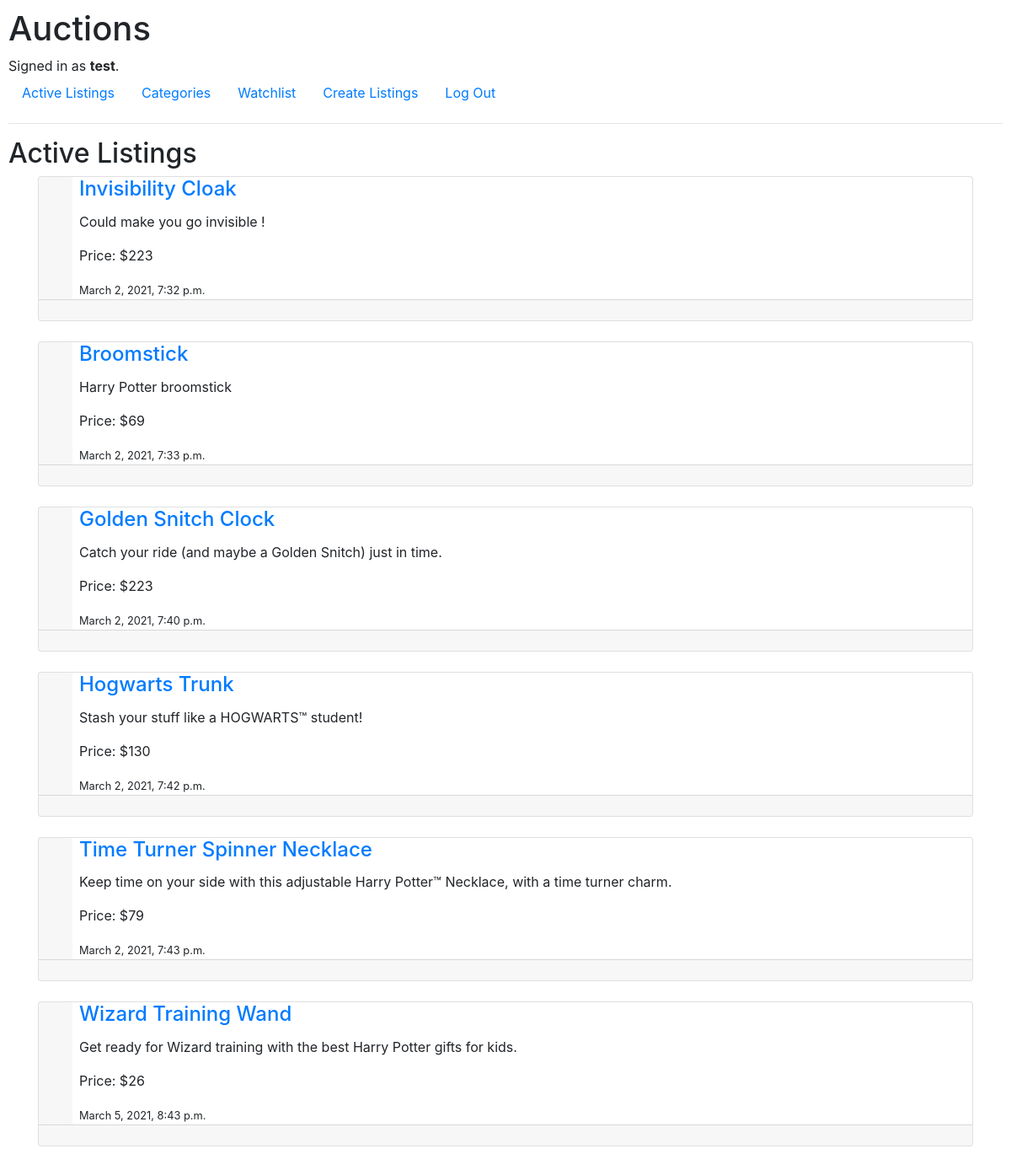
Page / (signed in) on the earlier database version.
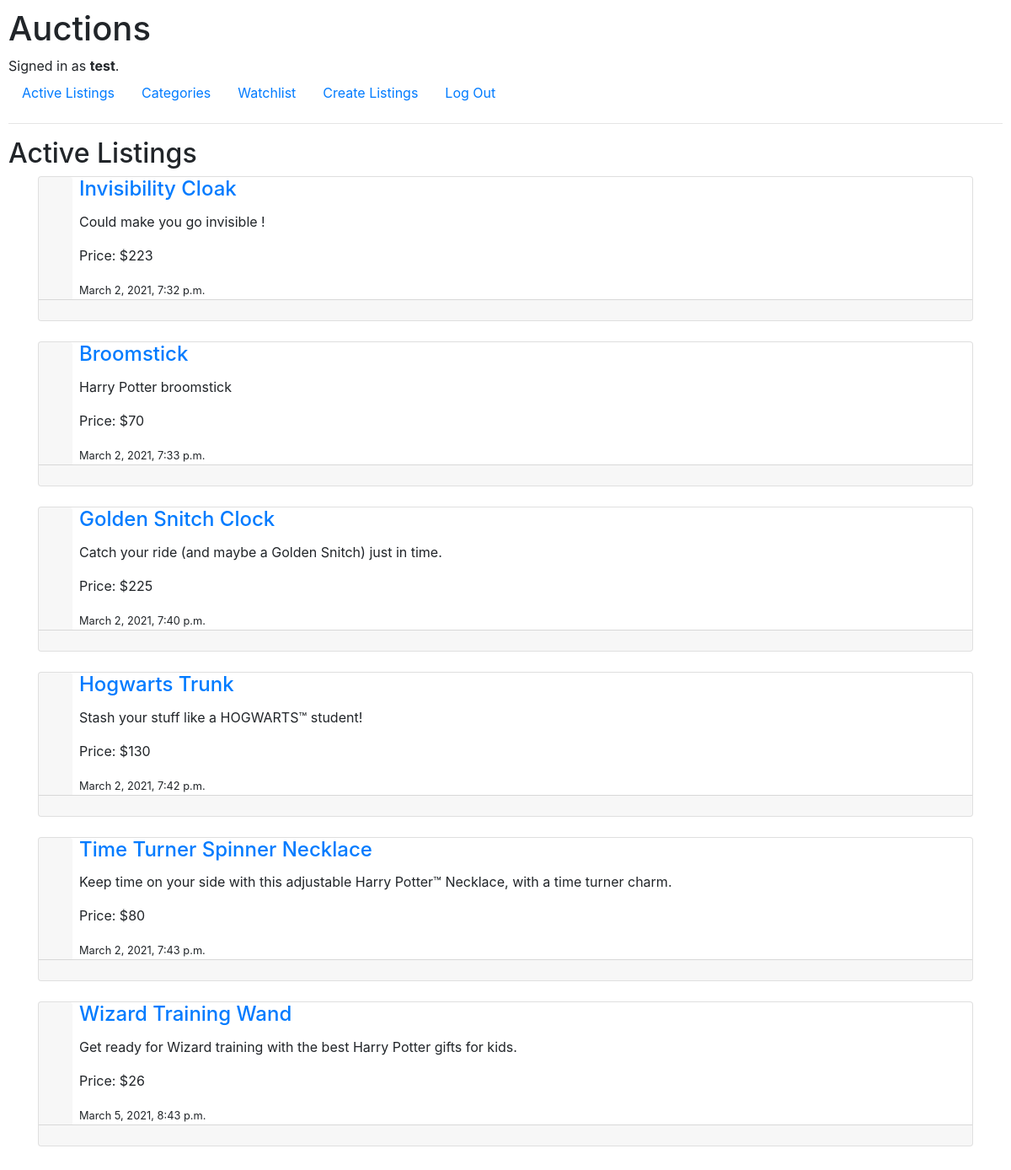
Same page on the later database version.
### auctions/models.py (models this page shows, shortened)
class User(AbstractUser):
    """
    Creates User model
    """

class Listing(models.Model):
    user = models.ForeignKey(User, on_delete=models.CASCADE,
                                related_name="user_listings", blank=True, null=True)
    title = models.CharField(max_length=64)
    description = models.CharField(max_length=500)
    bid = models.IntegerField()
    created = models.DateTimeField(auto_now_add=True)
    listing_image = models.URLField(default=None, blank=True, null=True)
    category = models.ForeignKey(Category, on_delete=models.CASCADE, blank=True,
                                null=True, related_name="list_category")
    watchers = models.ManyToManyField(User, blank=True, related_name="watchlist")
    is_active = models.BooleanField(default=True)
    winner = models.ForeignKey(User, on_delete=models.CASCADE, related_name="listing_win",
                             default=None, blank=True, null=True)

### auctions/views.py (the view)
# urls.py: path("", views.index, name="index"),
def index(request):
    user = request.user.id
    query = Q(is_active=True) | Q(winner=user)
    return render(request, "auctions/index.html", {
        "listings": Listing.objects.filter(query)
    })

### auctions/templates/auctions/index.html (shortened to what this page needs)
{% extends "auctions/layout.html" %}
{% block body %}
    <h2>Active Listings</h2>
    <div class="container">
        {% for listing in listings %}
            <div class="card flex-row flex-wrap">
                <div class="card-header border-0">
                </div>
                <div class="card-block px-2">
                    <a href="{% url 'auctions:listing' listing.id %}">
                        <h4 class="card-title">{{ listing.title }}</h4>
                    </a>
                    <p class="card-text">{{ listing.description }}</p>
                    <p class="card-text">Price: ${{ listing.bid }}</p>
                    <p class="card-text"><small>{{ listing.created }}</small></p>
                </div>
                <div class="card-footer w-100 text-muted"></div>
            </div>
            <br>
        {% endfor %}
    </div>
{% endblock %}

### auctions/templates/auctions/layout.html (shortened to what this page needs)
{% load static %}
<!DOCTYPE html>
<html lang="en">
    <head>
        <link rel="stylesheet" href="https://stackpath.bootstrapcdn.com/bootstrap/4.4.1/css/bootstrap.min.css">
        <link href="{% static 'auctions/styles.css' %}" rel="stylesheet">
    </head>
    <body>
        <h1>Auctions</h1>
        <div>
            {% if user.is_authenticated %}
                Signed in as <strong>{{ user.username }}</strong>.
            {% else %}
                Not signed in.
            {% endif %}
        </div>
        <ul class="nav">
            <li class="nav-item">
                <a class="nav-link" href="{% url 'auctions:index' %}">Active Listings</a>
            </li>
            <li class="nav-item">
                <a class="nav-link" href="{% url 'auctions:category' %}">Categories</a>
            </li>
            {% if user.is_authenticated %}
                <li class="nav-item">
                    <a class="nav-link" href="{% url 'auctions:watchlist' %}">Watchlist</a>
                </li>
                <li class="nav-item">
                    <a class="nav-link" href="{% url 'auctions:createlisting' %}">Create Listings</a>
                </li>
                <li class="nav-item">
                    <a class="nav-link" href="{% url 'auctions:logout' %}">Log Out</a>
                </li>
            {% endif %}
        </ul>
        <hr>
        {% block body %}
        {% endblock %}
    </body>
</html>

### auctions/static/auctions/styles.css (style rules this page uses)
body { padding: 10px; }

Differences in the rows shown:
changed Listing "Broomstick": bid "69" → "70"
changed Listing "Golden Snitch Clock": bid "223" → "225"
changed Listing "Time Turner Spinner Necklace": bid "79" → "80"
